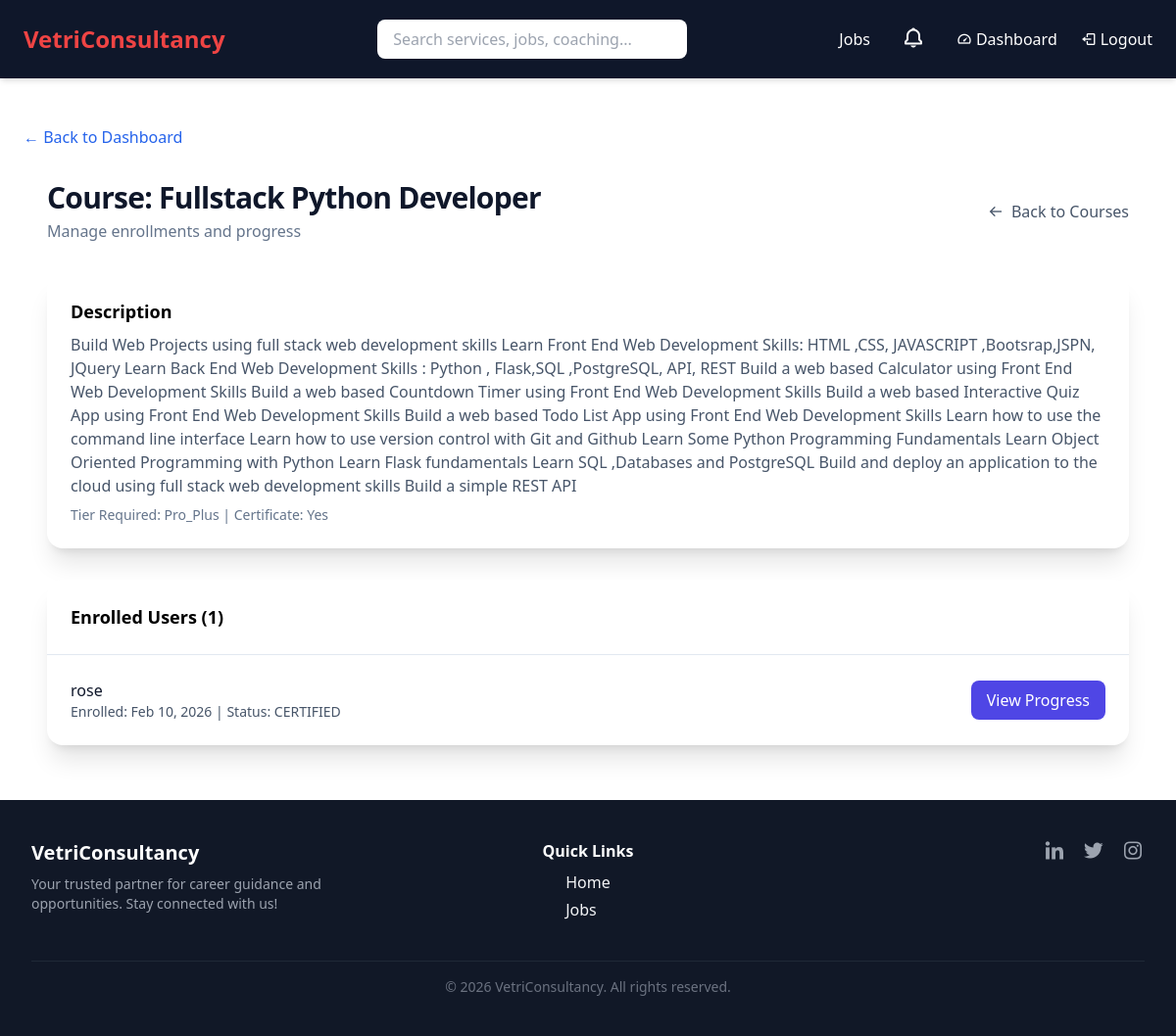
Page /dashboard/training/course/1/ (signed in) on the earlier database version.
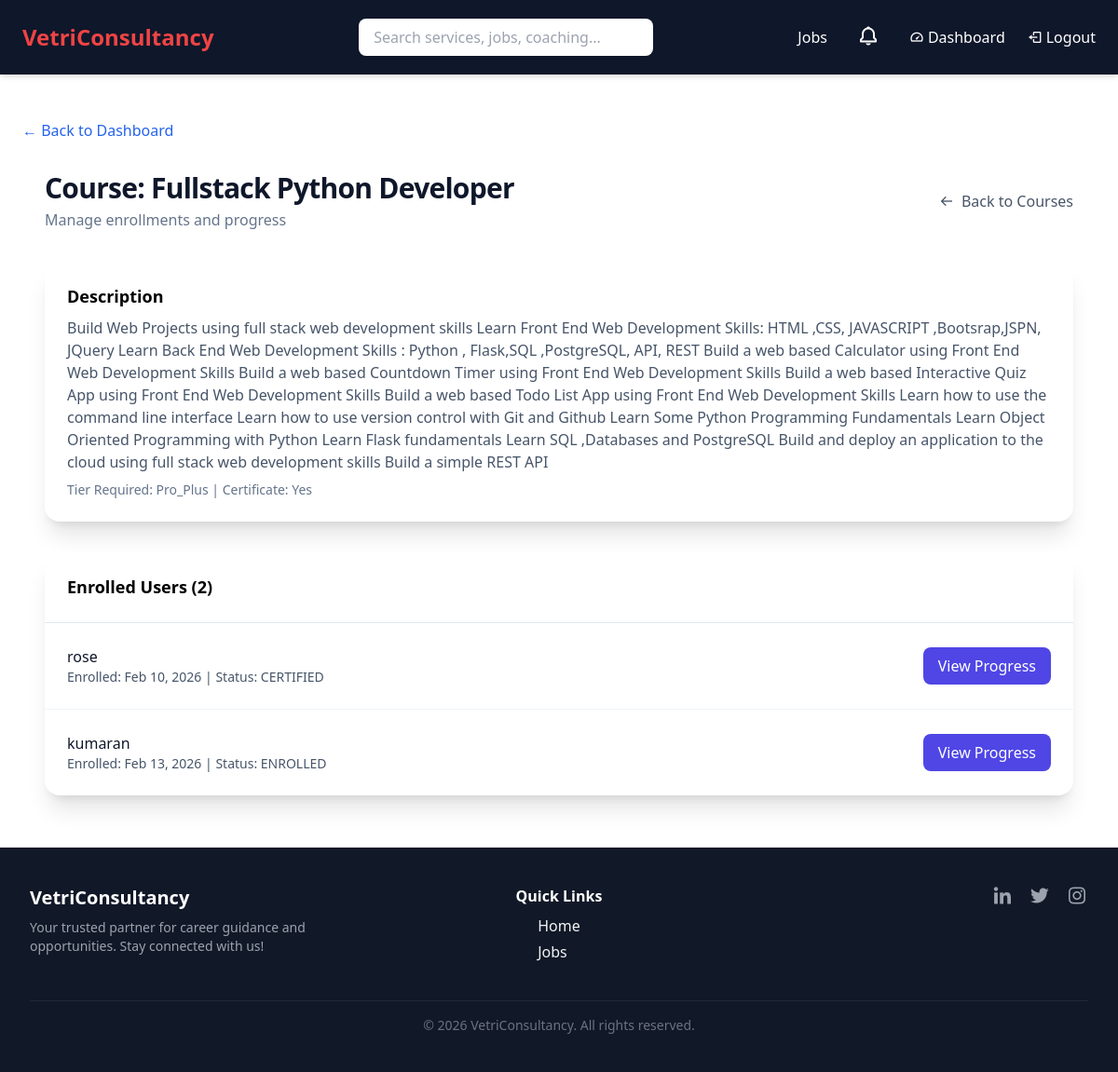
Same page on the later database version.
### VCS/models.py (models this page shows, shortened)
class Enrollment(models.Model):
    STAGE_CHOICES = [
        ('ENROLLED', 'Enrolled'),
        ('STARTED', 'Started Course'),
        ('EXAMS', 'Exams'),
        ('INTERVIEW', 'Interview'),
        ('CERTIFIED', 'Certified'),
    ]
    profile = models.ForeignKey(Profile, on_delete=models.CASCADE)
    course = models.ForeignKey(Course, on_delete=models.CASCADE)
    enrolled_at = models.DateTimeField(auto_now_add=True)
    completed_at = models.DateTimeField(null=True, blank=True)
    current_stage = models.IntegerField(default=1)
    status = models.CharField(max_length=20, choices= STAGE_CHOICES, default='ENROLLED')
    class Meta:
        unique_together = ('profile', 'course')

class Profile(models.Model):
    user = models.OneToOneField(User, on_delete=models.CASCADE)
    phone = models.CharField(max_length=20)
    bio = models.TextField()
    education = models.CharField(max_length=200)
    location = models.CharField(max_length=100)
    experience = models.CharField(max_length=100)
    skills = models.TextField()
    resume = models.FileField(upload_to='resumes/', blank=True, null=True)
    is_pro = models.BooleanField(default=False)
    is_proplus = models.BooleanField(default=False)
    resume_optimizations_this_month = models.PositiveIntegerField(default=0)
    chatbot_queries_this_month = models.PositiveIntegerField(default=0)
    consultant_sessions_this_month = models.PositiveIntegerField(default=0)
    mock_interviews_this_month = models.PositiveIntegerField(default=0)
    courses_enrolled_this_month = models.PositiveIntegerField(default=0)
    is_trainee = models.BooleanField(default=False)
    course = models.CharField(max_length=100, blank=True, null=True)
    trainee_plan = models.CharField(max_length=10, choices=[('pro', 'Pro'), ('proplus', 'Pro Plus')], default='pro')
    consultant_hours_used_this_month = models.DecimalField(
        max_digits=5, decimal_places=2, default=0.0
    )
    enrolled_courses = models.ManyToManyField(
        'Course', through='Enrollment', related_name='enrolled_users'
    )
    certificates_earned = models.ManyToManyField(
        'Certificate', related_name='earned_by'
    )
    dedicated_consultant = models.ForeignKey(
        User,
        on_delete=models.SET_NULL,
        null=True,
        blank=True,
        related_name='dedicated_profiles',
        limit_choices_to={'is_staff': True}
    )

### VCS/views.py (the view)
# urls.py: path('dashboard/training/course/<int:course_id>/', admin_course_details, name='admin_course_details'),
@staff_member_required
def admin_course_details(request, course_id):
    course = get_object_or_404(Course, id=course_id)
    enrollments = Enrollment.objects.filter(course=course).select_related('profile__user')
    return render(request, 'admin/admin_course_details.html', {'course': course, 'enrollments': enrollments})

### VCS/context_processors.py (called while the page is built)
def notification_count(request):
    if request.user.is_authenticated:
        unread_count = Notification.objects.filter(
            user=request.user,
            is_read=False
        ).count()
        latest_notifications = Notification.objects.filter(
            user=request.user
        ).order_by('-created_at')[:5]
    else:
        unread_count = 0
        latest_notifications = []
    return {
        'notification_count': unread_count,
        'latest_notifications': latest_notifications,
    }

### VCS/templates/admin/admin_course_details.html
{% extends 'base.html' %}
{% block content %}
<link href="https://unpkg.com/boxicons@2.1.4/css/boxicons.min.css" rel="stylesheet">
<div class="mt-6">
    <a href="{% url 'admin_dashboard' %}" class="text-blue-600 hover:underline">
        ← Back to Dashboard
    </a>
</div>
<div class="max-w-7xl mx-auto px-6 py-8">
    <div class="flex flex-col sm:flex-row sm:items-center sm:justify-between gap-4">
        <div>
            <h1 class="text-3xl font-bold tracking-tight text-slate-900">
                Course: {{ course.title }}
            </h1>
            <p class="mt-1 text-slate-500">
                Manage enrollments and progress
            </p>
        </div>
        <a href="{% url 'admin_courses' %}"
           class="inline-flex items-center gap-2 text-slate-600 hover:text-slate-900 transition">
            <i class='bx bx-arrow-back'></i>
            Back to Courses
        </a>
    </div>
    <div class="mt-8 bg-white rounded-2xl shadow-xl p-6">
        <h3 class="text-lg font-semibold mb-2">Description</h3>
        <p class="text-slate-600">{{ course.description }}</p>
        <p class="mt-2 text-sm text-slate-500">Tier Required: {{ course.tier_required|title }} | Certificate: {% if course.has_certificate %}Yes{% else %}No{% endif %}</p>
    </div>
    <div class="mt-8 bg-white rounded-2xl shadow-xl">
        <div class="p-6 border-b border-slate-200">
            <h3 class="text-lg font-semibold">Enrolled Users ({{ enrollments|length }})</h3>
        </div>
        <div class="divide-y divide-slate-100">
            {% for enrollment in enrollments %}
            <div class="p-6 flex items-center justify-between">
                <div>
                    <h4 class="font-medium text-slate-900">{{ enrollment.profile.user.username }}</h4>
                    <p class="text-sm text-slate-600">Enrolled: {{ enrollment.enrolled_at|date:"M d, Y" }} | Status: {{ enrollment.status }}</p>
                </div>
                <a href="{% url 'admin_user_progress' enrollment.id %}"
                   class="bg-indigo-600 text-white px-4 py-2 rounded-lg hover:bg-indigo-700 transition">
                    View Progress
                </a>
            </div>
            {% empty %}
            <div class="p-10 text-center text-slate-500">
                No users enrolled yet.
            </div>
            {% endfor %}
        </div>
    </div>
</div>
{% endblock %}

Differences in the rows shown:
added Enrollment: profile.user.username "kumaran", enrolled_at "Feb 13, 2026", status "ENROLLED"
Other differences:
{{ enrollments|length }}: "1" → "2"
